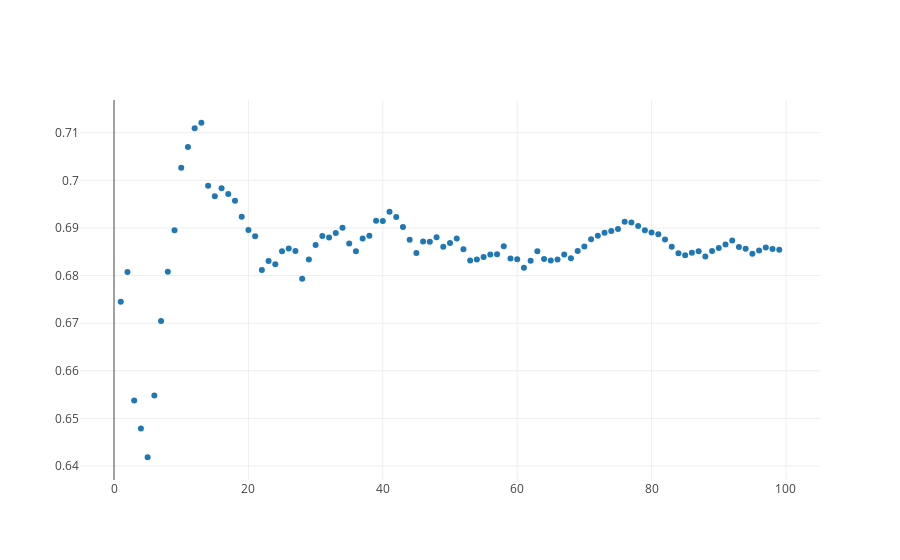

Notebook code cell kept with this figure:
### Code cell
from graph import trace_values, plot
trace = trace_values(x_vals, r2_scores)
plot([trace])
